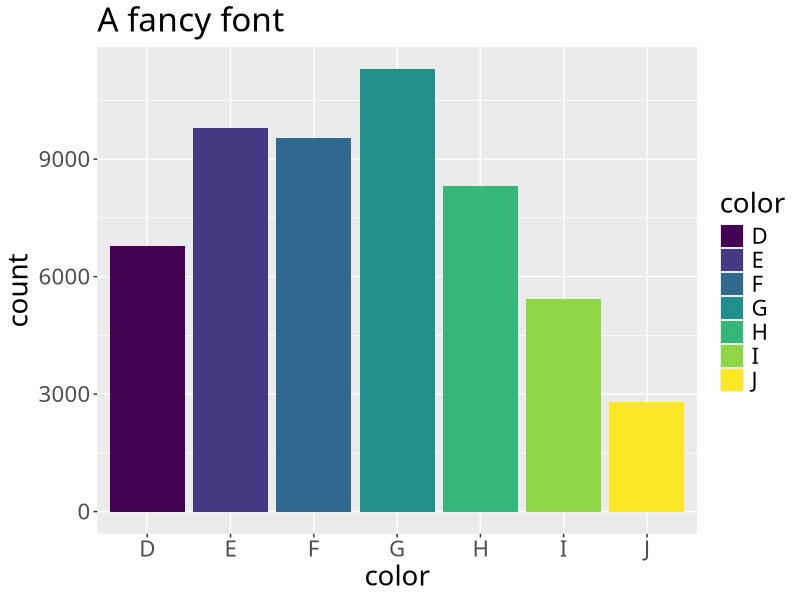
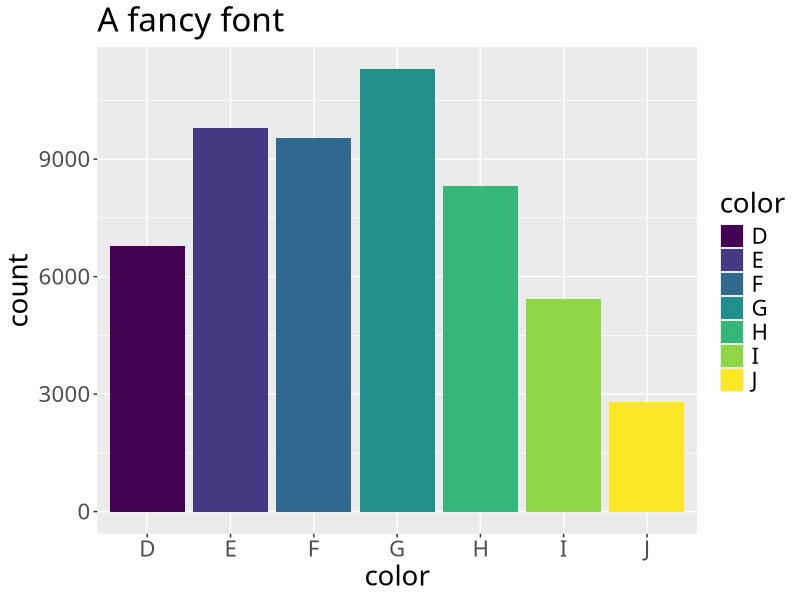
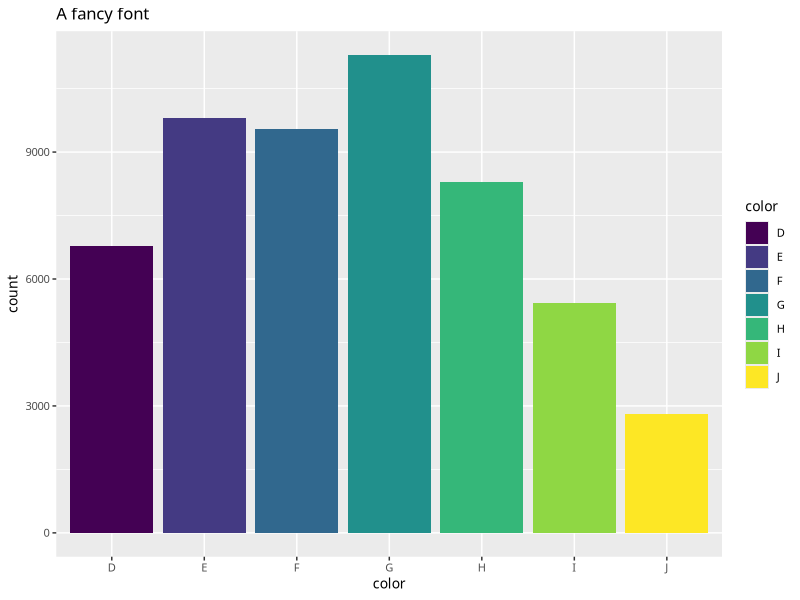

The R source for these figures, in order:
## ---- chunk 1
library(ggplot2)
## ---- chunk 2
ggplot(diamonds) + 
  geom_bar(aes(color, fill = color)) + 
  ggtitle("A fancy font") + 
  theme(text = element_text(family = "Neutraface Slab Display TT Bold", size = 20))
## ---- chunk 3
ggplot(diamonds) + 
  geom_bar(aes(color, fill = color)) + 
  ggtitle("A fancy font") + 
  theme(text = element_text(family = "Fira Code", size = 20))
## ---- chunk 4
ggplot(diamonds) + 
  geom_bar(aes(color, fill = color)) + 
  ggtitle("A fancy font") + 
  theme(text = element_text(family = "FiraCode-Light", size = 10))
